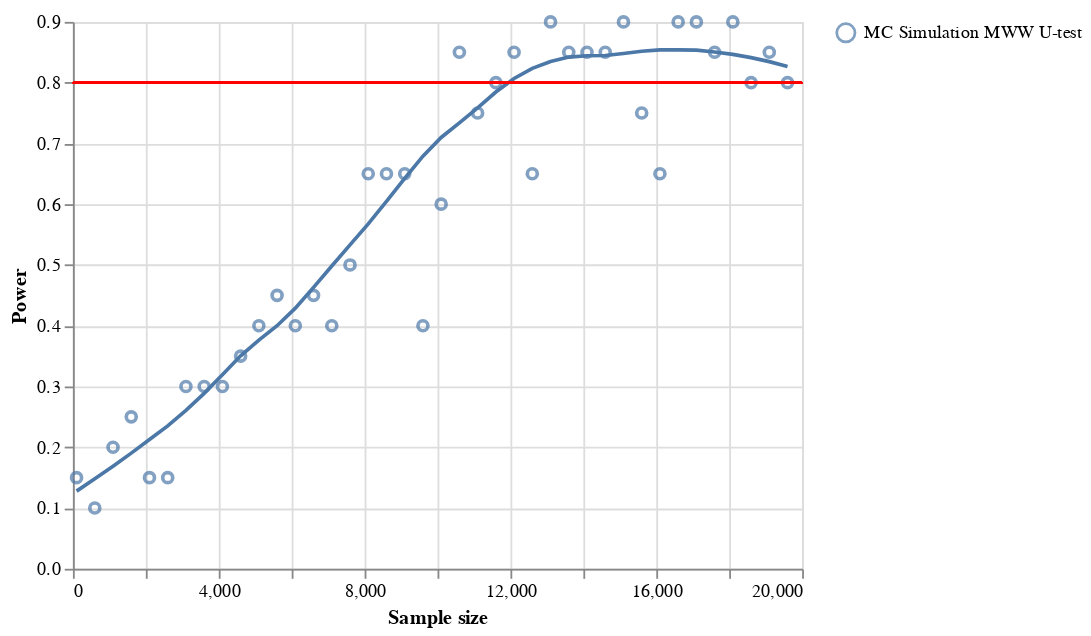

Notebook source saved alongside this figure:
### Code cell
sample_size = 20_000
step_size = 500
newdata = norm.rvs(loc=20, scale=12, size=sample_size)
data = get_power_dist(newdata, 100, sample_size, step_size, tests=['u'])
plot_power_graph(data)

### Figure 1 — Vega-Lite specification as saved in the notebook (floating-point values rounded to 4 significant figures)
{"config": {"view": {"continuousWidth": 400, "continuousHeight": 300}}, "layer": [{"mark": "point", "encoding": {"color": {"field": "test", "legend": {"title": ""}, "type": "nominal"}, "x": {"axis": {"title": "Sample size"}, "field": "sample_size", "type": "quantitative"}, "y": {"axis": {"title": "Power"}, "field": "power", "type": "quantitative"}}}, {"mark": "line", "encoding": {"color": {"field": "test", "legend": {"title": ""}, "type": "nominal"}, "x": {"axis": {"title": "Sample size"}, "field": "sample_size", "type": "quantitative"}, "y": {"axis": {"title": "Power"}, "field": "power", "type": "quantitative"}}, "transform": [{"loess": "power", "on": "sample_size", "groupby": ["test"]}]}, {"mark": {"type": "rule", "color": "red"}, "encoding": {"y": {"axis": {"title": ""}, "field": "a", "type": "quantitative"}}, "transform": [{"calculate": "0.8", "as": "a"}]}], "data": {"name": "data-ab274dc619daa135a032d2b2464513d8"}, "$schema": "https://vega.github.io/schema/vega-lite/v4.17.0.json", "datasets": {"data-ab274dc619daa135a032d2b2464513d8": [{"sample_size": 100.0, "test": "MC Simulation MWW U-test", "power": 0.15}, {"sample_size": 600.0, "test": "MC Simulation MWW U-test", "power": 0.1}, {"sample_size": 1100.0, "test": "MC Simulation MWW U-test", "power": 0.2}, {"sample_size": 1600.0, "test": "MC Simulation MWW U-test", "power": 0.25}, {"sample_size": 2100.0, "test": "MC Simulation MWW U-test", "power": 0.15}, {"sample_size": 2600.0, "test": "MC Simulation MWW U-test", "power": 0.15}, {"sample_size": 3100.0, "test": "MC Simulation MWW U-test", "power": 0.3}, {"sample_size": 3600.0, "test": "MC Simulation MWW U-test", "power": 0.3}, {"sample_size": 4100.0, "test": "MC Simulation MWW U-test", "power": 0.3}, {"sample_size": 4600.0, "test": "MC Simulation MWW U-test", "power": 0.35}, {"sample_size": 5100.0, "test": "MC Simulation MWW U-test", "power": 0.4}, {"sample_size": 5600.0, "test": "MC Simulation MWW U-test", "power": 0.45}, {"sample_size": 6100.0, "test": "MC Simulation MWW U-test", "power": 0.4}, {"sample_size": 6600.0, "test": "MC Simulation MWW U-test", "power": 0.45}, {"sample_size": 7100.0, "test": "MC Simulation MWW U-test", "power": 0.4}, {"sample_size": 7600.0, "test": "MC Simulation MWW U-test", "power": 0.5}, {"sample_size": 8100.0, "test": "MC Simulation MWW U-test", "power": 0.65}, {"sample_size": 8600.0, "test": "MC Simulation MWW U-test", "power": 0.65}, {"sample_size": 9100.0, "test": "MC Simulation MWW U-test", "power": 0.65}, {"sample_size": 9600.0, "test": "MC Simulation MWW U-test", "power": 0.4}, {"sample_size": 10100.0, "test": "MC Simulation MWW U-test", "power": 0.6}, {"sample_size": 10600.0, "test": "MC Simulation MWW U-test", "power": 0.85}, {"sample_size": 11100.0, "test": "MC Simulation MWW U-test", "power": 0.75}, {"sample_size": 11600.0, "test": "MC Simulation MWW U-test", "power": 0.8}, {"sample_size": 12100.0, "test": "MC Simulation MWW U-test", "power": 0.85}, {"sample_size": 12600.0, "test": "MC Simulation MWW U-test", "power": 0.65}, {"sample_size": 13100.0, "test": "MC Simulation MWW U-test", "power": 0.9}, {"sample_size": 13600.0, "test": "MC Simulation MWW U-test", "power": 0.85}, {"sample_size": 14100.0, "test": "MC Simulation MWW U-test", "power": 0.85}, {"sample_size": 14600.0, "test": "MC Simulation MWW U-test", "power": 0.85}, {"sample_size": 15100.0, "test": "MC Simulation MWW U-test", "power": 0.9}, {"sample_size": 15600.0, "test": "MC Simulation MWW U-test", "power": 0.75}, {"sample_size": 16100.0, "test": "MC Simulation MWW U-test", "power": 0.65}, {"sample_size": 16600.0, "test": "MC Simulation MWW U-test", "power": 0.9}, {"sample_size": 17100.0, "test": "MC Simulation MWW U-test", "power": 0.9}, {"sample_size": 17600.0, "test": "MC Simulation MWW U-test", "power": 0.85}, {"sample_size": 18100.0, "test": "MC Simulation MWW U-test", "power": 0.9}, {"sample_size": 18600.0, "test": "MC Simulation MWW U-test", "power": 0.8}, {"sample_size": 19100.0, "test": "MC Simulation MWW U-test", "power": 0.85}, {"sample_size": 19600.0, "test": "MC Simulation MWW U-test", "power": 0.8}]}}
